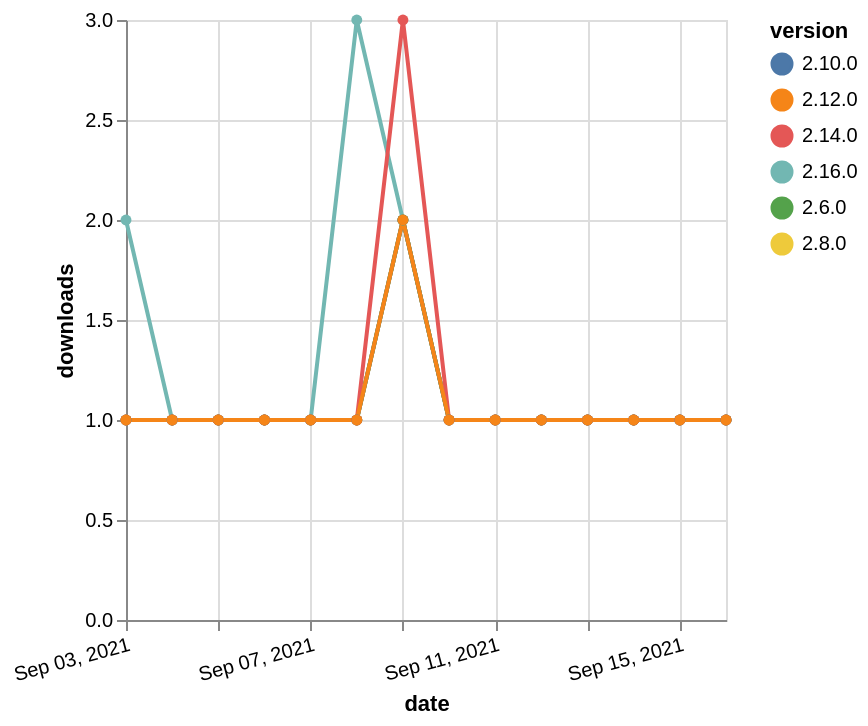

Vega-Lite specification for this chart:
### Vega-Lite specification from a JSON file in a GitHub repository (floating-point values rounded to 4 significant figures)
{"$schema": "https://vega.github.io/schema/vega-lite/v5.json", "description": "A simple bar chart with embedded data.", "data": {"values": [{"date": "2021-09-03", "total": 122, "delta": 2, "version": "2.16.0"}, {"date": "2021-09-04", "total": 123, "delta": 1, "version": "2.16.0"}, {"date": "2021-09-05", "total": 124, "delta": 1, "version": "2.16.0"}, {"date": "2021-09-06", "total": 125, "delta": 1, "version": "2.16.0"}, {"date": "2021-09-07", "total": 126, "delta": 1, "version": "2.16.0"}, {"date": "2021-09-08", "total": 129, "delta": 3, "version": "2.16.0"}, {"date": "2021-09-09", "total": 131, "delta": 2, "version": "2.16.0"}, {"date": "2021-09-10", "total": 132, "delta": 1, "version": "2.16.0"}, {"date": "2021-09-11", "total": 133, "delta": 1, "version": "2.16.0"}, {"date": "2021-09-12", "total": 134, "delta": 1, "version": "2.16.0"}, {"date": "2021-09-13", "total": 135, "delta": 1, "version": "2.16.0"}, {"date": "2021-09-14", "total": 136, "delta": 1, "version": "2.16.0"}, {"date": "2021-09-15", "total": 137, "delta": 1, "version": "2.16.0"}, {"date": "2021-09-16", "total": 138, "delta": 1, "version": "2.16.0"}, {"date": "2021-09-03", "total": 193, "delta": 1, "version": "2.8.0"}, {"date": "2021-09-04", "total": 194, "delta": 1, "version": "2.8.0"}, {"date": "2021-09-05", "total": 195, "delta": 1, "version": "2.8.0"}, {"date": "2021-09-06", "total": 196, "delta": 1, "version": "2.8.0"}, {"date": "2021-09-07", "total": 197, "delta": 1, "version": "2.8.0"}, {"date": "2021-09-08", "total": 198, "delta": 1, "version": "2.8.0"}, {"date": "2021-09-09", "total": 200, "delta": 2, "version": "2.8.0"}, {"date": "2021-09-10", "total": 201, "delta": 1, "version": "2.8.0"}, {"date": "2021-09-11", "total": 202, "delta": 1, "version": "2.8.0"}, {"date": "2021-09-12", "total": 203, "delta": 1, "version": "2.8.0"}, {"date": "2021-09-13", "total": 204, "delta": 1, "version": "2.8.0"}, {"date": "2021-09-14", "total": 205, "delta": 1, "version": "2.8.0"}, {"date": "2021-09-15", "total": 206, "delta": 1, "version": "2.8.0"}, {"date": "2021-09-16", "total": 207, "delta": 1, "version": "2.8.0"}, {"date": "2021-09-03", "total": 245, "delta": 1, "version": "2.6.0"}, {"date": "2021-09-04", "total": 246, "delta": 1, "version": "2.6.0"}, {"date": "2021-09-05", "total": 247, "delta": 1, "version": "2.6.0"}, {"date": "2021-09-06", "total": 248, "delta": 1, "version": "2.6.0"}, {"date": "2021-09-07", "total": 249, "delta": 1, "version": "2.6.0"}, {"date": "2021-09-08", "total": 250, "delta": 1, "version": "2.6.0"}, {"date": "2021-09-09", "total": 252, "delta": 2, "version": "2.6.0"}, {"date": "2021-09-10", "total": 253, "delta": 1, "version": "2.6.0"}, {"date": "2021-09-11", "total": 254, "delta": 1, "version": "2.6.0"}, {"date": "2021-09-12", "total": 255, "delta": 1, "version": "2.6.0"}, {"date": "2021-09-13", "total": 256, "delta": 1, "version": "2.6.0"}, {"date": "2021-09-14", "total": 257, "delta": 1, "version": "2.6.0"}, {"date": "2021-09-15", "total": 258, "delta": 1, "version": "2.6.0"}, {"date": "2021-09-16", "total": 259, "delta": 1, "version": "2.6.0"}, {"date": "2021-09-03", "total": 193, "delta": 1, "version": "2.10.0"}, {"date": "2021-09-04", "total": 194, "delta": 1, "version": "2.10.0"}, {"date": "2021-09-05", "total": 195, "delta": 1, "version": "2.10.0"}, {"date": "2021-09-06", "total": 196, "delta": 1, "version": "2.10.0"}, {"date": "2021-09-07", "total": 197, "delta": 1, "version": "2.10.0"}, {"date": "2021-09-08", "total": 198, "delta": 1, "version": "2.10.0"}, {"date": "2021-09-09", "total": 200, "delta": 2, "version": "2.10.0"}, {"date": "2021-09-10", "total": 201, "delta": 1, "version": "2.10.0"}, {"date": "2021-09-11", "total": 202, "delta": 1, "version": "2.10.0"}, {"date": "2021-09-12", "total": 203, "delta": 1, "version": "2.10.0"}, {"date": "2021-09-13", "total": 204, "delta": 1, "version": "2.10.0"}, {"date": "2021-09-14", "total": 205, "delta": 1, "version": "2.10.0"}, {"date": "2021-09-15", "total": 206, "delta": 1, "version": "2.10.0"}, {"date": "2021-09-16", "total": 207, "delta": 1, "version": "2.10.0"}, {"date": "2021-09-03", "total": 199, "delta": 1, "version": "2.14.0"}, {"date": "2021-09-04", "total": 200, "delta": 1, "version": "2.14.0"}, {"date": "2021-09-05", "total": 201, "delta": 1, "version": "2.14.0"}, {"date": "2021-09-06", "total": 202, "delta": 1, "version": "2.14.0"}, {"date": "2021-09-07", "total": 203, "delta": 1, "version": "2.14.0"}, {"date": "2021-09-08", "total": 204, "delta": 1, "version": "2.14.0"}, {"date": "2021-09-09", "total": 207, "delta": 3, "version": "2.14.0"}, {"date": "2021-09-10", "total": 208, "delta": 1, "version": "2.14.0"}, {"date": "2021-09-11", "total": 209, "delta": 1, "version": "2.14.0"}, {"date": "2021-09-12", "total": 210, "delta": 1, "version": "2.14.0"}, {"date": "2021-09-13", "total": 211, "delta": 1, "version": "2.14.0"}, {"date": "2021-09-14", "total": 212, "delta": 1, "version": "2.14.0"}, {"date": "2021-09-15", "total": 213, "delta": 1, "version": "2.14.0"}, {"date": "2021-09-16", "total": 214, "delta": 1, "version": "2.14.0"}, {"date": "2021-09-03", "total": 167, "delta": 1, "version": "2.12.0"}, {"date": "2021-09-04", "total": 168, "delta": 1, "version": "2.12.0"}, {"date": "2021-09-05", "total": 169, "delta": 1, "version": "2.12.0"}, {"date": "2021-09-06", "total": 170, "delta": 1, "version": "2.12.0"}, {"date": "2021-09-07", "total": 171, "delta": 1, "version": "2.12.0"}, {"date": "2021-09-08", "total": 172, "delta": 1, "version": "2.12.0"}, {"date": "2021-09-09", "total": 174, "delta": 2, "version": "2.12.0"}, {"date": "2021-09-10", "total": 175, "delta": 1, "version": "2.12.0"}, {"date": "2021-09-11", "total": 176, "delta": 1, "version": "2.12.0"}, {"date": "2021-09-12", "total": 177, "delta": 1, "version": "2.12.0"}, {"date": "2021-09-13", "total": 178, "delta": 1, "version": "2.12.0"}, {"date": "2021-09-14", "total": 179, "delta": 1, "version": "2.12.0"}, {"date": "2021-09-15", "total": 180, "delta": 1, "version": "2.12.0"}, {"date": "2021-09-16", "total": 181, "delta": 1, "version": "2.12.0"}]}, "width": "container", "mark": {"type": "line", "point": {"filled": true}}, "encoding": {"x": {"field": "date", "type": "temporal", "timeUnit": "yearmonthdate", "title": "date", "axis": {"labelAngle": -15}}, "y": {"field": "delta", "type": "quantitative", "title": "downloads"}, "color": {"field": "version", "type": "nominal"}, "tooltip": {"field": "delta"}}}
